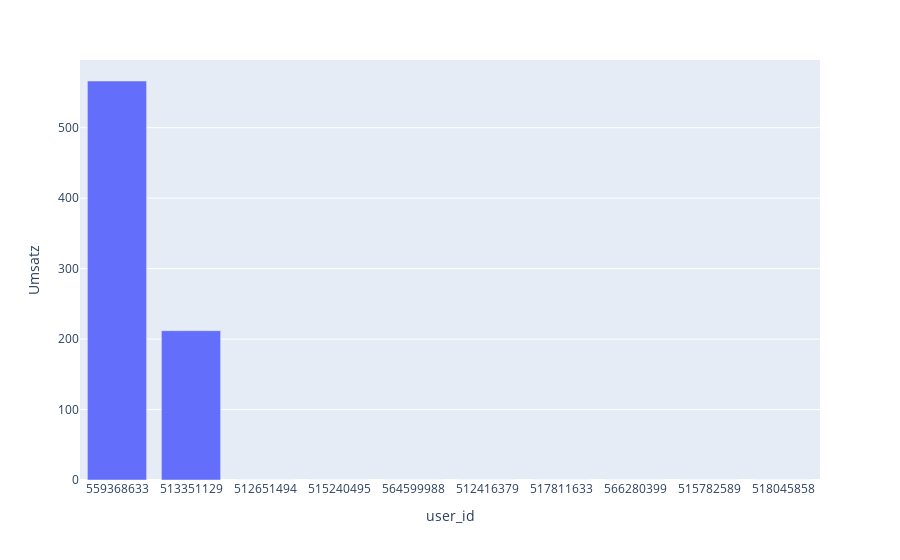

The notebook cell this image was saved under:
### Code cell
px.bar(sdf_user_overview.limit(10).toPandas(), x='user_id', y='Umsatz')

### Figure 1 — Plotly figure (JSON) as saved in the notebook; plotly's stock layout.template omitted (floating-point values rounded to 4 significant figures)
{"data": [{"alignmentgroup": "True", "hovertemplate": "user_id=%{x}<br>Umsatz=%{y}<extra></extra>", "legendgroup": "", "marker": {"color": "#636efa"}, "name": "", "offsetgroup": "", "orientation": "v", "showlegend": false, "textposition": "auto", "type": "bar", "x": ["559368633", "513351129", "512651494", "515240495", "564599988", "512416379", "517811633", "566280399", "515782589", "518045858"], "xaxis": "x", "y": [566.3, 211.9, 0, 0, 0, 0, 0, 0, 0, 0], "yaxis": "y"}], "layout": {"barmode": "relative", "legend": {"tracegroupgap": 0}, "margin": {"t": 60}, "xaxis": {"anchor": "y", "domain": [0, 1], "title": {"text": "user_id"}}, "yaxis": {"anchor": "x", "domain": [0, 1], "title": {"text": "Umsatz"}}}}
